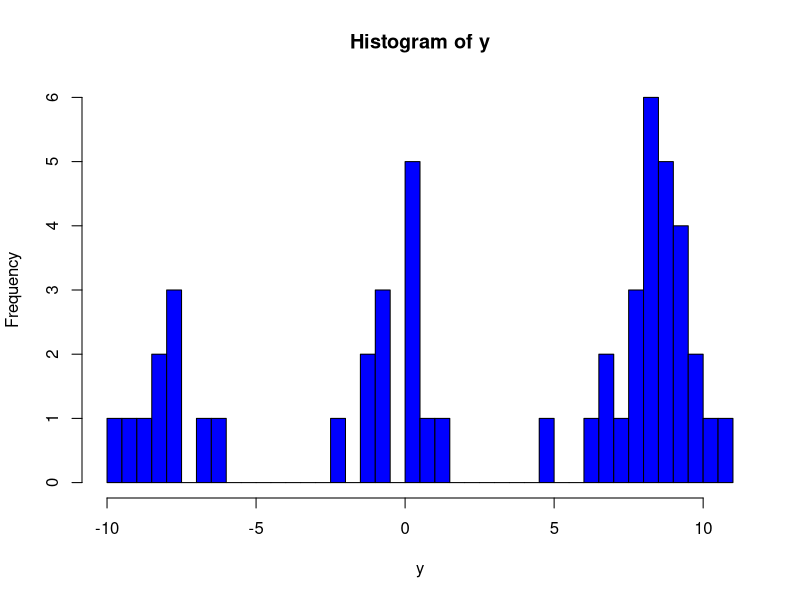

Write the R code that produced this figure. (Note: a time limit stopped this script after it produced the figure.)
#Dirichlet process prior
#A.generate data from a mixture model#########################################
set.seed(111)
n <- 50
nc0 <- 3
w0<- c(1/3,1/3,1/3)
cp0 <- sample(1:nc0,prob=w0,size=n,replace=TRUE)#component
mus0 <- c(-8,0,8)
sds0 <- c(1,1,1)
y <- rnorm(n,mean=mus0[cp0],sd=sqrt(sds0[cp0]))
hist(y,breaks = 30,col="blue1")
#B. initial value####################################################
#prior for theta##############################
ep <- 0.5
s0 <- 0.1
c <- 0.5#prior for v of the beta distribution##############################
Nc <- n#initial value for the total number of components###############
delta <- c(1:n)#indicator variable############
s <- exp(-delta)#deterministic decreasing sequence
theta <-  matrix(1, nrow=2, ncol=n)#initial for theta###
v <- NULL
w <- NULL
u <- NULL#latent variable 1###################
Ncy <- NULL#number of components of each y
Nc_all <- NULL#record Nc
delta_all <- NULL#record delta
m_all <- NULL #record non-empty groups
#big loop##################################################################
I <- 1#total number of iterations
#big loop##################################################################
IN <- 5000
repeat{
  
  #1. updata oc,m
  oc <- vector("list",Nc)
  m <- NULL
  for (j in 1:Nc)
  {
    oc[[j]] <- which(delta==j)
    m[j] <- length(oc[[j]])
  }
  m_all <- c(m_all,length(which(m!=0)))#record all non-empty number of groups
  #2. update theta
  ksi <- NULL
  d <- NULL
  nb <- 10000#number of iterations in step b
  mu <- matrix(nrow=nb,ncol=Nc)#matrix with column for components and row for iteration.
  lambda <- mu###final estimation mu,lambda
  mu[1, ] <- theta[1,1:Nc]
  lambda[1,] <- theta[2,1:Nc]# first row for initial value
  for (j in 1:Nc)
  {
    if (m[j]!=0){
      ksi[j] <- sum(y[oc[[j]]])  
      lambda1 <- ep+m[j]/2
      for (ib in 2:nb)
      {
        mu1 <- ksi[j]*lambda[ib-1,j]/(m[j]*lambda[ib-1,j]+s0)
        mu2 <- 1/(m[j]*lambda[ib-1,j]+s0)#sd
        mu[ib,j] <- rnorm(1,mean=mu1,sd=mu2)
        d <- crossprod(y[oc[[j]]]-mu[ib,j])
        lambda2 <- ep+d/2
        lambda[ib,j] <- rgamma(1,shape=lambda1,rate=lambda2)#1/sd
      }
    } else {
      mu[nb,j] <- rnorm(1,mean=0,sd=1/s0)
      lambda[nb,j] <- rgamma(1,shape=ep,rate=ep)
    }
  }
  theta[,1:Nc] <- rbind(mu[nb,],lambda[nb,])#results from last iteration
  
  #3. update v
  for (j in 1:(Nc-1)){
    v[j] <- rbeta(1,(1+m[j]),(c+cumsum(m[(j+1):Nc])))
  }
  v[Nc] <- rbeta(1,(1+m[Nc]),c)
  
  #4. update u
  for (ia in 1:n){
    u[ia] <- runif(1,0,s[delta[ia]])
    Ncy[ia] <- max(which(u[ia]<s))
  }
  Nc <- max(Ncy)#new number of groups
  Nc_all <- c(Nc_all, Nc)#record all max number of groups
  
  #5. update w  
  w[1]<-v[1]
  for (id in (2:Nc)){
    w[id]<-v[id]*prod(1-v[1:(id-1)])
  }
  
  #6. update delta
  p<-matrix(nrow=n,ncol=Nc)
  for (ie in 1:n){
    for (je in (1:Nc)){
      if (s[je]>u[ie]){
        p[ie,je]<-w[je]*dnorm(y[ie],mean=theta[1,je],sd=sqrt(1/theta[2,je]))/s[je]
      }else{
        p[ie,je]<-0
      }
    }
    delta[ie]<-which(p[ie,]==max(p[ie,]))
    #delta[ie]<-sample(c(1:Nc),size=1,replace=FALSE, prob=p[ie,]/(sum(p[ie,])))
  }
  delta_all <- rbind(delta_all, delta)#record all group allocation

  I<-I+1
  if (I>IN)
    break
}

Nc_all[4000:5000]

m_all[4000:5000]
mean(m_all[4000:5000])

f<-4716
unique(delta_all[f,])
which(delta_all[f,]==1)
which(delta_all[f,]==2)
sum(delta_all[f,]-delta_all[f-1,])




rho_k <- as.numeric(unname(unlist(acf(m_all,plot=FALSE))))[-1]
c_k <- which(rho_k<2/sqrt(IN))[1]
tao_k <- 0.5+sum(rho_k[1:(c_k-1)])
